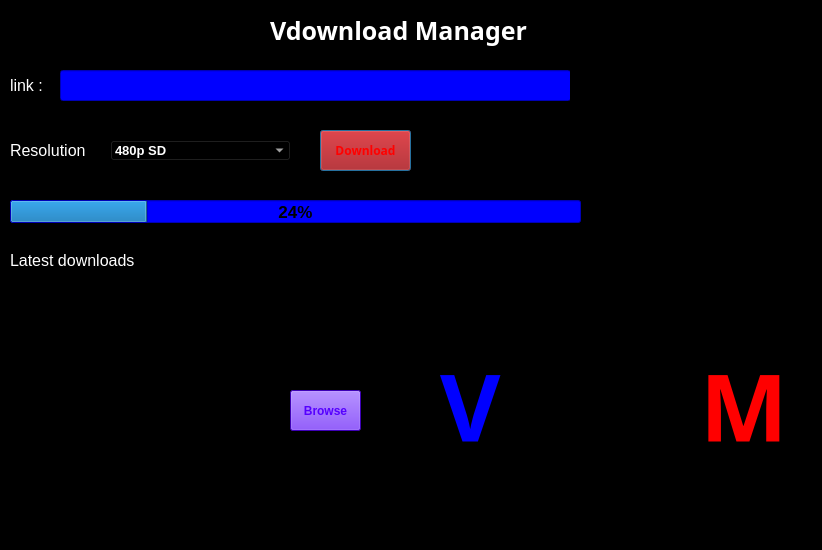
<?xml version="1.0" encoding="UTF-8"?>
<ui version="4.0">
 <class>Dialog</class>
 <widget class="QDialog" name="Dialog">
  <property name="geometry">
   <rect>
    <x>0</x>
    <y>0</y>
    <width>822</width>
    <height>550</height>
   </rect>
  </property>
  <property name="maximumSize">
   <size>
    <width>822</width>
    <height>550</height>
   </size>
  </property>
  <property name="font">
   <font>
    <weight>50</weight>
    <bold>false</bold>
   </font>
  </property>
  <property name="windowTitle">
   <string>VDM</string>
  </property>
  <property name="windowIcon">
   <iconset resource="rc.qrc">
    <normaloff>:/icon/youtube-vanced.png</normaloff>:/icon/youtube-vanced.png</iconset>
  </property>
  <property name="styleSheet">
   <string notr="true">background-color: rgb(67, 67, 67);
background-image: url(:/pic/YouTube-Vanced-New.webp);
background-color: rgb(0, 0, 0);
</string>
  </property>
  <widget class="QLabel" name="label">
   <property name="geometry">
    <rect>
     <x>10</x>
     <y>70</y>
     <width>41</width>
     <height>31</height>
    </rect>
   </property>
   <property name="font">
    <font>
     <pointsize>12</pointsize>
    </font>
   </property>
   <property name="styleSheet">
    <string notr="true">color: rgb(255, 255, 255);</string>
   </property>
   <property name="text">
    <string>link :</string>
   </property>
  </widget>
  <widget class="QLineEdit" name="lineEdit">
   <property name="geometry">
    <rect>
     <x>60</x>
     <y>70</y>
     <width>511</width>
     <height>31</height>
    </rect>
   </property>
   <property name="font">
    <font>
     <pointsize>11</pointsize>
    </font>
   </property>
   <property name="styleSheet">
    <string notr="true">color: rgb(255, 255, 255);
background-color: qlineargradient(spread:pad, x1:0, y1:0, x2:0, y2:1, stop:0 rgba(124, 162, 165, 255), stop:1 rgba(255, 255, 255, 255));
background-color: rgb(0, 0, 255);
alternate-background-color: rgb(0, 0, 255);</string>
   </property>
   <property name="text">
    <string/>
   </property>
  </widget>
  <widget class="QComboBox" name="comboBox">
   <property name="geometry">
    <rect>
     <x>110</x>
     <y>140</y>
     <width>181</width>
     <height>21</height>
    </rect>
   </property>
   <property name="font">
    <font>
     <pointsize>10</pointsize>
     <weight>75</weight>
     <bold>true</bold>
    </font>
   </property>
   <property name="styleSheet">
    <string notr="true">color: rgb(255, 255, 255);</string>
   </property>
   <item>
    <property name="text">
     <string>480p SD</string>
    </property>
   </item>
   <item>
    <property name="text">
     <string>720p HD</string>
    </property>
   </item>
   <item>
    <property name="text">
     <string>mp3</string>
    </property>
   </item>
  </widget>
  <widget class="QLabel" name="label_2">
   <property name="geometry">
    <rect>
     <x>10</x>
     <y>140</y>
     <width>91</width>
     <height>21</height>
    </rect>
   </property>
   <property name="font">
    <font>
     <pointsize>12</pointsize>
    </font>
   </property>
   <property name="styleSheet">
    <string notr="true">color: rgb(255, 255, 255);</string>
   </property>
   <property name="text">
    <string>Resolution</string>
   </property>
  </widget>
  <widget class="QPushButton" name="pushButton">
   <property name="geometry">
    <rect>
     <x>320</x>
     <y>130</y>
     <width>91</width>
     <height>41</height>
    </rect>
   </property>
   <property name="font">
    <font>
     <family>Bahnschrift Light</family>
     <pointsize>9</pointsize>
     <weight>75</weight>
     <bold>true</bold>
    </font>
   </property>
   <property name="cursor">
    <cursorShape>PointingHandCursor</cursorShape>
   </property>
   <property name="styleSheet">
    <string notr="true">background-color: rgb(170, 0, 0);
background-image: url(:/pic/pngtree-blue-download-button-for-internet-website-png-image_3121033.jpg);
color: rgb(255, 0, 0);
</string>
   </property>
   <property name="text">
    <string>Download</string>
   </property>
  </widget>
  <widget class="QLabel" name="label_3">
   <property name="geometry">
    <rect>
     <x>10</x>
     <y>250</y>
     <width>131</width>
     <height>21</height>
    </rect>
   </property>
   <property name="font">
    <font>
     <pointsize>12</pointsize>
    </font>
   </property>
   <property name="styleSheet">
    <string notr="true">color: rgb(255, 255, 255);</string>
   </property>
   <property name="text">
    <string>Latest downloads</string>
   </property>
  </widget>
  <widget class="QPushButton" name="pushButton_2">
   <property name="geometry">
    <rect>
     <x>290</x>
     <y>390</y>
     <width>71</width>
     <height>41</height>
    </rect>
   </property>
   <property name="font">
    <font>
     <weight>75</weight>
     <italic>false</italic>
     <bold>true</bold>
     <underline>false</underline>
    </font>
   </property>
   <property name="styleSheet">
    <string notr="true">background-color: rgb(85, 0, 255);
color: rgb(85, 0, 255);</string>
   </property>
   <property name="text">
    <string>Browse</string>
   </property>
  </widget>
  <widget class="QProgressBar" name="progressBar">
   <property name="geometry">
    <rect>
     <x>10</x>
     <y>200</y>
     <width>571</width>
     <height>23</height>
    </rect>
   </property>
   <property name="font">
    <font>
     <pointsize>13</pointsize>
     <weight>75</weight>
     <bold>true</bold>
    </font>
   </property>
   <property name="styleSheet">
    <string notr="true">background-color: rgb(0, 0, 255);</string>
   </property>
   <property name="value">
    <number>24</number>
   </property>
  </widget>
  <widget class="QListWidget" name="listWidget">
   <property name="geometry">
    <rect>
     <x>10</x>
     <y>280</y>
     <width>261</width>
     <height>261</height>
    </rect>
   </property>
   <property name="font">
    <font>
     <pointsize>9</pointsize>
     <weight>75</weight>
     <bold>true</bold>
    </font>
   </property>
   <property name="styleSheet">
    <string notr="true">color: rgb(255, 255, 255);</string>
   </property>
  </widget>
  <widget class="QLabel" name="label_4">
   <property name="geometry">
    <rect>
     <x>580</x>
     <y>70</y>
     <width>41</width>
     <height>31</height>
    </rect>
   </property>
   <property name="styleSheet">
    <string notr="true">image: url(:/true/2714-fe0f.png);</string>
   </property>
   <property name="text">
    <string/>
   </property>
  </widget>
  <widget class="QLabel" name="label_5">
   <property name="geometry">
    <rect>
     <x>650</x>
     <y>190</y>
     <width>171</width>
     <height>21</height>
    </rect>
   </property>
   <property name="font">
    <font>
     <pointsize>9</pointsize>
     <weight>75</weight>
     <bold>true</bold>
    </font>
   </property>
   <property name="styleSheet">
    <string notr="true">color: rgb(0, 0, 0);</string>
   </property>
   <property name="text">
    <string/>
   </property>
  </widget>
  <widget class="QLabel" name="label_6">
   <property name="geometry">
    <rect>
     <x>630</x>
     <y>80</y>
     <width>161</width>
     <height>21</height>
    </rect>
   </property>
   <property name="font">
    <font>
     <pointsize>9</pointsize>
     <weight>75</weight>
     <bold>true</bold>
    </font>
   </property>
   <property name="styleSheet">
    <string notr="true">color: rgb(255, 255, 255);</string>
   </property>
   <property name="text">
    <string/>
   </property>
  </widget>
  <widget class="QLabel" name="label_7">
   <property name="geometry">
    <rect>
     <x>270</x>
     <y>10</y>
     <width>261</width>
     <height>41</height>
    </rect>
   </property>
   <property name="font">
    <font>
     <family>Segoe Print</family>
     <pointsize>19</pointsize>
     <weight>75</weight>
     <italic>false</italic>
     <bold>true</bold>
     <underline>false</underline>
     <stylestrategy>PreferAntialias</stylestrategy>
    </font>
   </property>
   <property name="styleSheet">
    <string notr="true">color: rgb(255, 255, 255);</string>
   </property>
   <property name="text">
    <string>Vdownload Manager</string>
   </property>
  </widget>
  <widget class="QLabel" name="label_8">
   <property name="geometry">
    <rect>
     <x>440</x>
     <y>330</y>
     <width>101</width>
     <height>151</height>
    </rect>
   </property>
   <property name="font">
    <font>
     <family>Pristina</family>
     <pointsize>70</pointsize>
     <weight>75</weight>
     <bold>true</bold>
    </font>
   </property>
   <property name="styleSheet">
    <string notr="true">color: rgb(0, 0, 255);</string>
   </property>
   <property name="text">
    <string>V</string>
   </property>
  </widget>
  <widget class="QLabel" name="label_9">
   <property name="geometry">
    <rect>
     <x>700</x>
     <y>330</y>
     <width>91</width>
     <height>151</height>
    </rect>
   </property>
   <property name="font">
    <font>
     <family>Pristina</family>
     <pointsize>70</pointsize>
     <weight>75</weight>
     <bold>true</bold>
    </font>
   </property>
   <property name="styleSheet">
    <string notr="true">color: rgb(0, 0, 255);
color: rgb(255, 0, 0);</string>
   </property>
   <property name="text">
    <string>M</string>
   </property>
  </widget>
  <widget class="QLabel" name="label_10">
   <property name="geometry">
    <rect>
     <x>570</x>
     <y>70</y>
     <width>51</width>
     <height>31</height>
    </rect>
   </property>
   <property name="styleSheet">
    <string notr="true">image: url(:/false/free-clipart-right-or-wrong-.png);</string>
   </property>
   <property name="text">
    <string/>
   </property>
  </widget>
 </widget>
 <resources>
  <include location="rc.qrc"/>
 </resources>
 <connections/>
</ui>
